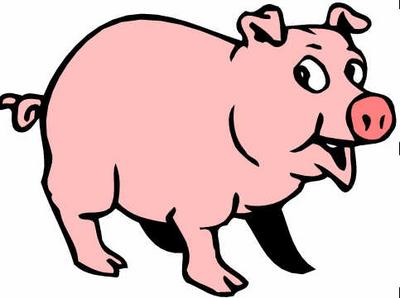
//> input picture pig-thumb.jpg, 400 x 298 px
$ ./imgPix pig-thumb.jpg   (built with g++ and OpenCV 4)
//> lines starting //> are read from the running program, lines starting //| are printed output that depends on the picture
#include <stdlib.h>
#include <stdio.h>
#include <math.h>
#include <cv.h>
#include <highgui.h>

#define NUM_XSTEPS 20
#define NUM_YSTEPS 20

int main(int argc, char *argv[])
{
  IplImage* img = 0;
  IplImage* gimg = 0;
  int height,width,step,channels;
  uchar *data;
  int i,j,k;

  if(argc<2){
    printf("Usage: main <image-file-name>\n\7");
    exit(0);
  }

  // load an image
  img=cvLoadImage(argv[1]);
//> img is the input picture: 298 rows x 400 cols, CV_8UC3; mean B, G, R 192.2, 192.2, 221.6
  if(!img){
    printf("Could not load image file: %s\n",argv[1]);
    exit(0);
  }
  gimg = cvCreateImage( cvGetSize(img), 8, 1);

  cvCvtColor(img,gimg,CV_RGB2GRAY);
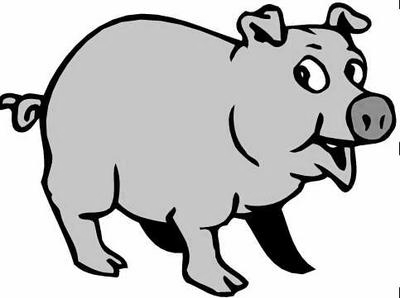
//> gimg: 298 rows x 400 cols, CV_8UC1; min 0, max 255, mean 195.5

  // get the image data
  height    = gimg->height;
//> height = 298
  width     = gimg->width;
//> width = 400
  step      = gimg->widthStep;
//> step = 400
  channels  = gimg->nChannels;
//> channels = 1
  data      = (uchar *)gimg->imageData;
  printf("Processing a %dx%d image with %d channels and step of %d\n",height,width,channels,step);
//| Processing a 298x400 image with 1 channels and step of 400

  unsigned perX = width / NUM_XSTEPS + 1;
//> perX = 21
  unsigned perY = height / NUM_YSTEPS + 1;
//> perY = 15

  // invert the image
  unsigned long long avgIntensity[NUM_XSTEPS * NUM_YSTEPS];
  memset(avgIntensity,0,NUM_XSTEPS * NUM_YSTEPS * sizeof(avgIntensity[0]));

  for(i=0;i<height;i++){

    for(j=0;j<width;j++){

      for(k=0;k<channels;k++){

        uchar d = data[ i*step  +  j*channels  +  k];

        unsigned ycoord = (i / perY);
        unsigned xcoord = (j / perX);
        assert(xcoord < NUM_XSTEPS);
        assert(ycoord < NUM_YSTEPS);

        avgIntensity[ xcoord * NUM_XSTEPS + ycoord ] += d;
      }
    }
  }
//> after the loop, avgIntensity = 400 values, max 80022 at index 34, min 201 at index 254, mean 58248.5
  float favgIntensity[NUM_XSTEPS * NUM_YSTEPS];
  float segPixels = (float)(height * width) / (float)(NUM_XSTEPS * NUM_YSTEPS);
//> segPixels = 298
  fprintf(stderr,"height = %u. width = %u. xs = %u. ys = %u. seg = %f\n",height,width,NUM_XSTEPS, NUM_YSTEPS,segPixels);
  for(int i = 0; i < NUM_XSTEPS * NUM_YSTEPS; i++ ){
    printf("%d: %llu divided by %f = %f\n",i,avgIntensity[i],segPixels,((float)avgIntensity[i])/segPixels);
    favgIntensity[i] = (float)avgIntensity[i]/segPixels;
  }
//> this loop made 400 passes
//| 0: 80010 divided by 298.000000 = 268.489929
//| 1: 80010 divided by 298.000000 = 268.489929
//| 2: 80010 divided by 298.000000 = 268.489929
//| 3: 80010 divided by 298.000000 = 268.489929
//| 4: 80010 divided by 298.000000 = 268.489929
//| 5: 79947 divided by 298.000000 = 268.278534
//| 6: 35396 divided by 298.000000 = 118.778526
//| 7: 41071 divided by 298.000000 = 137.822144
//> (output is shown up to pass 8 of 400)
//> after the loop, favgIntensity = 400 values, max 268.5 at index 34, min 0.674 at index 254, mean 195.5

  for(i=0;i<height;i++){
    for(j=0;j<width;j++){
      for(k=0;k<channels;k++){

        unsigned ycoord = (i / perY);
        unsigned xcoord = (j / perX);
        assert(xcoord < NUM_XSTEPS);
        assert(ycoord < NUM_YSTEPS);

        data[ i*step  +  j*channels  +  k] = favgIntensity[ xcoord * NUM_XSTEPS + ycoord ];
      }
    }
  }
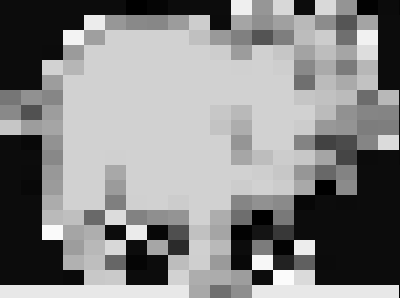
//> gimg: 298 rows x 400 cols, CV_8UC1; min 0, max 251, mean 135.1


  cvSaveImage("out.jpg",gimg);

  // release the image
  cvReleaseImage(&img );
  return 0;
}
